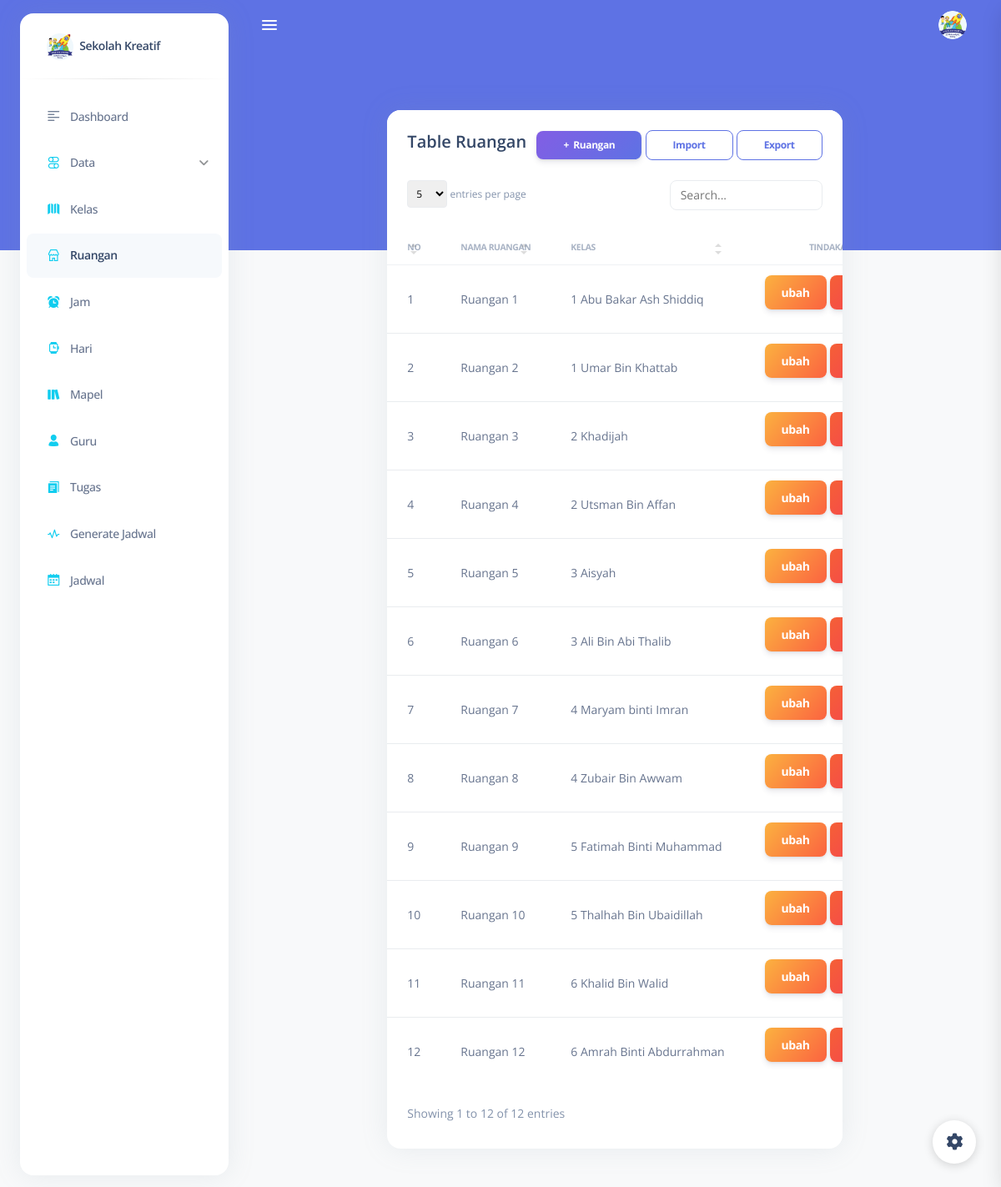
Page /ruangan/ (signed in) on the committed database.
### core/models.py (models this page shows, shortened)
class Ruangan(models.Model):
    nama_ruangan = models.CharField(max_length=50)
    kelas = models.ForeignKey(Kelas, on_delete=models.SET_NULL, null=True)

class Kelas(models.Model):
    nama_kelas = models.CharField(max_length=50)
    def __str__(self):
        return self.nama_kelas

### core/jadwalviews.py (the view)
# urls.py: path('ruangan/', jadwalviews.form_Ruangan, name='ruangan'),
@login_required(login_url='login')
def form_Ruangan(request):
    context = {'ruang_form': Ruangan.objects.all()}
    return render(request, 'penjadwalan/ruangan/ruangan_form.html',context)

### core/templatetags/auth_extras.py (called while the page is built)
@register.filter(name='has_group')
def has_group(user, group_name):
    try:
        group = Group.objects.get(name=group_name)
    except Group.DoesNotExist:
        return False
    return True if group in user.groups.all() else False

### templates/penjadwalan/ruangan/ruangan_form.html (shortened to what this page needs)
{% extends 'base.html' %}
{% load crispy_forms_tags %}
{% load static %}
{% block content  %}
<link id="pagestyle" href="{% static 'assets/css/tess.css' %}" rel="stylesheet"/>
<main class="main-content position-relative border-radius-lg ">
          <div class="container-fluid py-4">
            <div class="row justify-content-center mt-4">
              <div class="col-8">
                <div class="card">
                  <div class="card-header pb-0">
                            <div class="d-lg-flex">
                              <div>
                                <h5 class="mb-0">Table Ruangan</h5>
                              </div>
                              <div class="ms-auto my-auto mt-lg-0 mt-4">
                                <div class="ms-auto my-auto">
                                    <a href="{% url 'create_ruangan' %}" class="btn bg-gradient-primary btn-sm mb-0">+&nbsp; Ruangan</a>
                                    <a href="{% url 'importruangan' %}" class="btn btn-outline-primary btn-sm mb-0"> Import</a>
                                    <a href="{% url 'exportkelas' %}" class="btn btn-outline-primary btn-sm mb-0" target="_blank"> Export</a>
                                </div>
                              </div>
                            </div>
                  </div>
                  <div class="table-responsive">
                    <table class="table table-flush" id="datatable-search">
                      <thead class="thead-light">
                        <tr>
                          <th>No</th>
                          <th>Nama Ruangan</th>
                          <th>Kelas</th>
                          <th class="text-center">Tindakan</th>
                        </tr>
                      </thead>
                      <tbody>
                        {% for rg in ruang_form %}
                        <tr>
                          <td class="text-sm font-weight-small">{{rg.id}}</td>
                          <td class="text-sm font-weight-small">{{rg.nama_ruangan}}</td>
                          <td class="text-sm font-weight-small">{{rg.kelas}}</td>
                          <td class= "text-center">
                            <a href="{% url 'update_ruangan' rg.id %}"class="btn bg-gradient-warning" data-bs-toggle="tooltip" data-bs-original-title="Edit">
                            ubah
                            </a>
                            <button type="button"  data-bs-toggle="modal" class="btn bg-gradient-danger" data-bs-target="#Delete{{rg.id}}"  >
                            </button>
                          </td>
                        </tr>
                        {% endfor%}
                      </tbody>
                    </table>
                  </div>
                </div>
              </div>
            </div>
          </div>
        </div>
</main>
{% endblock content  %}

### rows in the picture
Ruangan: id "1", nama_ruangan "Ruangan 1", kelas "1 Abu Bakar Ash Shiddiq"
Ruangan: id "2", nama_ruangan "Ruangan 2", kelas "1 Umar Bin Khattab"
Ruangan: id "3", nama_ruangan "Ruangan 3", kelas "2 Khadijah"
Ruangan: id "4", nama_ruangan "Ruangan 4", kelas "2 Utsman Bin Affan"
Ruangan: id "5", nama_ruangan "Ruangan 5", kelas "3 Aisyah"
Ruangan: id "6", nama_ruangan "Ruangan 6", kelas "3 Ali Bin Abi Thalib"
Ruangan: id "7", nama_ruangan "Ruangan 7", kelas "4 Maryam binti Imran"
Ruangan: id "8", nama_ruangan "Ruangan 8", kelas "4 Zubair Bin Awwam"
Ruangan: id "9", nama_ruangan "Ruangan 9", kelas "5 Fatimah Binti Muhammad"
Ruangan: id "10", nama_ruangan "Ruangan 10", kelas "5 Thalhah Bin Ubaidillah"
Ruangan: id "11", nama_ruangan "Ruangan 11", kelas "6 Khalid Bin Walid"
Ruangan: id "12", nama_ruangan "Ruangan 12", kelas "6 Amrah Binti Abdurrahman"
